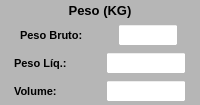
        <widget class="QWidget" name="widget_Cor6" native="true">
         <property name="minimumSize">
          <size>
           <width>0</width>
           <height>0</height>
          </size>
         </property>
         <property name="maximumSize">
          <size>
           <width>200</width>
           <height>16777215</height>
          </size>
         </property>
         <property name="styleSheet">
          <string notr="true">background-color: rgb(182, 182, 182);</string>
         </property>
         <layout class="QVBoxLayout" name="verticalLayout_6">
          <property name="leftMargin">
           <number>0</number>
          </property>
          <property name="topMargin">
           <number>3</number>
          </property>
          <property name="rightMargin">
           <number>0</number>
          </property>
          <property name="bottomMargin">
           <number>3</number>
          </property>
          <item>
           <widget class="QLabel" name="label_6">
            <property name="minimumSize">
             <size>
              <width>0</width>
              <height>0</height>
             </size>
            </property>
            <property name="maximumSize">
             <size>
              <width>16777215</width>
              <height>20</height>
             </size>
            </property>
            <property name="font">
             <font>
              <pointsize>10</pointsize>
              <weight>75</weight>
              <bold>true</bold>
             </font>
            </property>
            <property name="text">
             <string>Peso (KG)</string>
            </property>
            <property name="alignment">
             <set>Qt::AlignCenter</set>
            </property>
           </widget>
          </item>
          <item>
           <widget class="QWidget" name="widget_14" native="true">
            <property name="minimumSize">
             <size>
              <width>0</width>
              <height>0</height>
             </size>
            </property>
            <property name="maximumSize">
             <size>
              <width>16777215</width>
              <height>30</height>
             </size>
            </property>
            <layout class="QHBoxLayout" name="horizontalLayout_8">
             <property name="leftMargin">
              <number>3</number>
             </property>
             <property name="topMargin">
              <number>0</number>
             </property>
             <property name="rightMargin">
              <number>3</number>
             </property>
             <property name="bottomMargin">
              <number>0</number>
             </property>
             <item>
              <widget class="QLabel" name="label_48">
               <property name="minimumSize">
                <size>
                 <width>0</width>
                 <height>0</height>
                </size>
               </property>
               <property name="maximumSize">
                <size>
                 <width>75</width>
                 <height>16777215</height>
                </size>
               </property>
               <property name="font">
                <font>
                 <pointsize>8</pointsize>
                 <weight>75</weight>
                 <bold>true</bold>
                </font>
               </property>
               <property name="text">
                <string>Peso Bruto:</string>
               </property>
               <property name="alignment">
                <set>Qt::AlignLeading|Qt::AlignLeft|Qt::AlignVCenter</set>
               </property>
              </widget>
             </item>
             <item>
              <widget class="QLineEdit" name="line_Peso_Bruto">
               <property name="sizePolicy">
                <sizepolicy hsizetype="Preferred" vsizetype="Preferred">
                 <horstretch>0</horstretch>
                 <verstretch>0</verstretch>
                </sizepolicy>
               </property>
               <property name="minimumSize">
                <size>
                 <width>0</width>
                 <height>0</height>
                </size>
               </property>
               <property name="maximumSize">
                <size>
                 <width>60</width>
                 <height>16777215</height>
                </size>
               </property>
               <property name="font">
                <font>
                 <pointsize>8</pointsize>
                 <weight>50</weight>
                 <bold>false</bold>
                </font>
               </property>
               <property name="styleSheet">
                <string notr="true">background-color: rgb(255, 255, 255);</string>
               </property>
               <property name="text">
                <string/>
               </property>
               <property name="alignment">
                <set>Qt::AlignCenter</set>
               </property>
              </widget>
             </item>
            </layout>
           </widget>
          </item>
          <item>
           <widget class="QWidget" name="widget_15" native="true">
            <property name="minimumSize">
             <size>
              <width>0</width>
              <height>0</height>
             </size>
            </property>
            <property name="maximumSize">
             <size>
              <width>16777215</width>
              <height>35</height>
             </size>
            </property>
            <layout class="QHBoxLayout" name="horizontalLayout_9">
             <property name="leftMargin">
              <number>3</number>
             </property>
             <property name="topMargin">
              <number>0</number>
             </property>
             <property name="rightMargin">
              <number>3</number>
             </property>
             <property name="bottomMargin">
              <number>0</number>
             </property>
             <item>
              <widget class="QLabel" name="label_49">
               <property name="minimumSize">
                <size>
                 <width>0</width>
                 <height>0</height>
                </size>
               </property>
               <property name="maximumSize">
                <size>
                 <width>75</width>
                 <height>16777215</height>
                </size>
               </property>
               <property name="font">
                <font>
                 <pointsize>8</pointsize>
                 <weight>75</weight>
                 <bold>true</bold>
                </font>
               </property>
               <property name="text">
                <string>Peso Líq.:</string>
               </property>
               <property name="alignment">
                <set>Qt::AlignLeading|Qt::AlignLeft|Qt::AlignVCenter</set>
               </property>
              </widget>
             </item>
             <item>
              <widget class="QLineEdit" name="line_Peso_Liquido">
               <property name="sizePolicy">
                <sizepolicy hsizetype="Preferred" vsizetype="Preferred">
                 <horstretch>0</horstretch>
                 <verstretch>0</verstretch>
                </sizepolicy>
               </property>
               <property name="minimumSize">
                <size>
                 <width>0</width>
                 <height>0</height>
                </size>
               </property>
               <property name="maximumSize">
                <size>
                 <width>80</width>
                 <height>16777215</height>
                </size>
               </property>
               <property name="sizeIncrement">
                <size>
                 <width>0</width>
                 <height>0</height>
                </size>
               </property>
               <property name="font">
                <font>
                 <pointsize>8</pointsize>
                 <weight>50</weight>
                 <bold>false</bold>
                </font>
               </property>
               <property name="styleSheet">
                <string notr="true">background-color: rgb(255, 255, 255);</string>
               </property>
               <property name="alignment">
                <set>Qt::AlignCenter</set>
               </property>
              </widget>
             </item>
            </layout>
           </widget>
          </item>
          <item>
           <widget class="QWidget" name="widget_16" native="true">
            <property name="minimumSize">
             <size>
              <width>0</width>
              <height>0</height>
             </size>
            </property>
            <property name="maximumSize">
             <size>
              <width>16777215</width>
              <height>35</height>
             </size>
            </property>
            <layout class="QHBoxLayout" name="horizontalLayout_10">
             <property name="leftMargin">
              <number>3</number>
             </property>
             <property name="topMargin">
              <number>0</number>
             </property>
             <property name="rightMargin">
              <number>3</number>
             </property>
             <property name="bottomMargin">
              <number>0</number>
             </property>
             <item>
              <widget class="QLabel" name="label_50">
               <property name="minimumSize">
                <size>
                 <width>0</width>
                 <height>0</height>
                </size>
               </property>
               <property name="maximumSize">
                <size>
                 <width>75</width>
                 <height>16777215</height>
                </size>
               </property>
               <property name="font">
                <font>
                 <pointsize>8</pointsize>
                 <weight>75</weight>
                 <bold>true</bold>
                </font>
               </property>
               <property name="text">
                <string>Volume:</string>
               </property>
               <property name="alignment">
                <set>Qt::AlignLeading|Qt::AlignLeft|Qt::AlignVCenter</set>
               </property>
              </widget>
             </item>
             <item>
              <widget class="QLineEdit" name="line_Volume">
               <property name="sizePolicy">
                <sizepolicy hsizetype="Preferred" vsizetype="Preferred">
                 <horstretch>0</horstretch>
                 <verstretch>0</verstretch>
                </sizepolicy>
               </property>
               <property name="minimumSize">
                <size>
                 <width>0</width>
                 <height>0</height>
                </size>
               </property>
               <property name="maximumSize">
                <size>
                 <width>80</width>
                 <height>16777215</height>
                </size>
               </property>
               <property name="font">
                <font>
                 <pointsize>8</pointsize>
                 <weight>50</weight>
                 <bold>false</bold>
                </font>
               </property>
               <property name="styleSheet">
                <string notr="true">background-color: rgb(255, 255, 255);</string>
               </property>
               <property name="alignment">
                <set>Qt::AlignCenter</set>
               </property>
              </widget>
             </item>
            </layout>
           </widget>
          </item>
         </layout>
        </widget>
